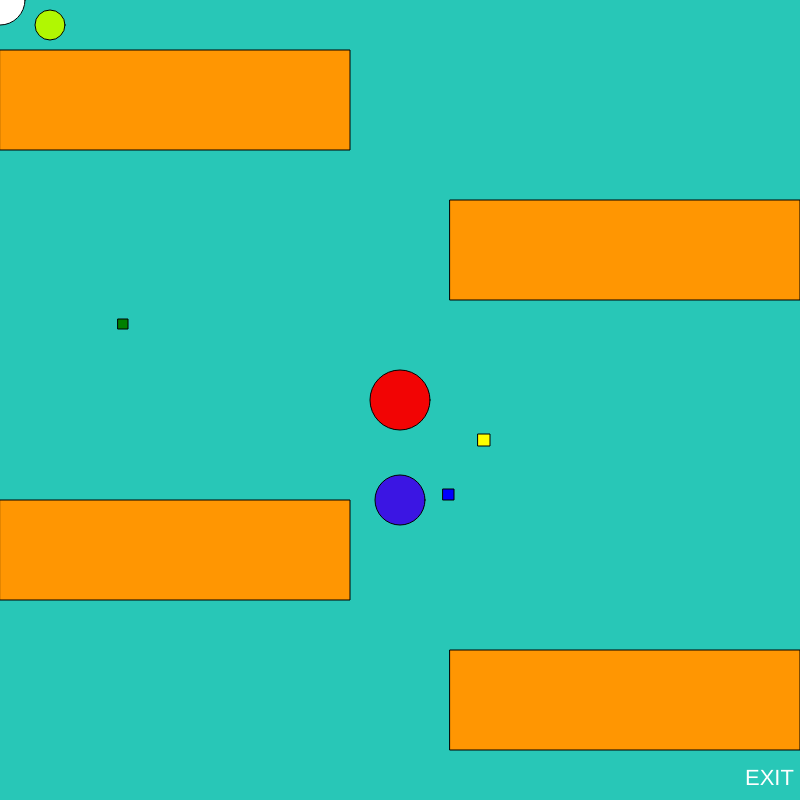
Frame 1 (no input)
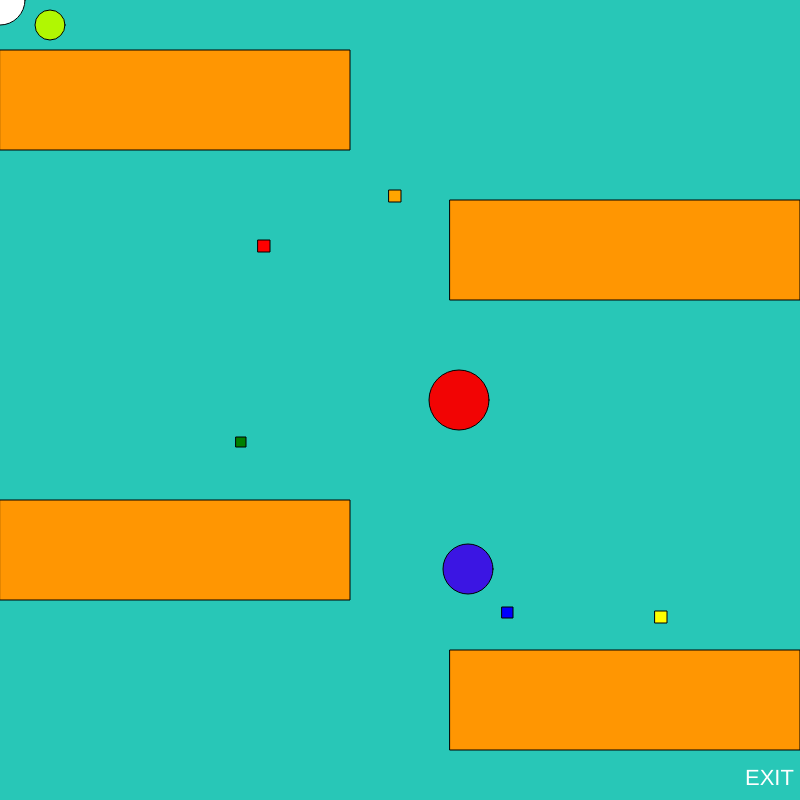
Frame 60 (no input)
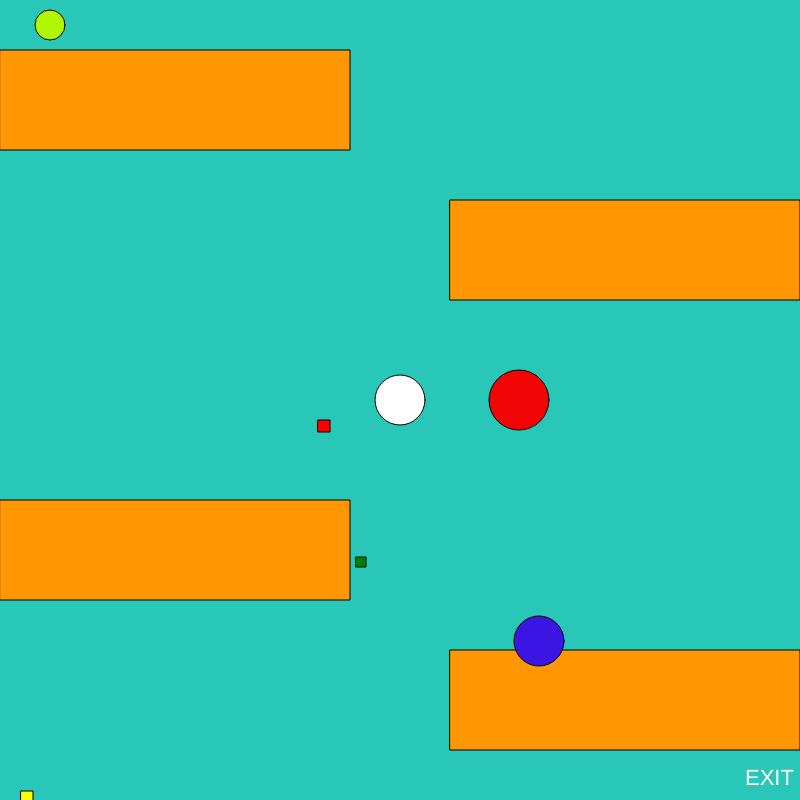
Frame 120 (the mouse pressed at the canvas centre since frame 60)

The p5.js sketch that drew these frames (run headless with seeded random() and noise() and a simulated clock; from frame 60 on, the mouse is pressed at the canvas centre):

// p5.js sketch
// ── sketch.js
var characterX = 50;
var characterY = 25;

var leftArrow = 37;
var upArrow = 38;
var rightArrow = 39;
var downArrow = 40;

var circleX = 400;
var circleY = 500;
var circleXSpeed;
var circleYSpeed;

var redCircleX;
var redCircleY = 400;
var redCircleSpeed;

var mouseCircleX;
var mouseCircleY;

var squares = [];
var squareColors = ['red', 'orange', 'yellow', 'green', 'blue'];

function setup() {
    createCanvas(800, 800);
    circleXSpeed = Math.floor(Math.random() * (Math.floor(Math.random() * 3)) + 1);
    circleYSpeed = Math.floor(Math.random() * (Math.floor(Math.random() * 3)) + 1);
    redCircleSpeed = Math.floor(Math.random() * (Math.floor(Math.random() * 4)) + 1);

    redCircleX = 400;

    for (var i = 0; i < 5; i++) {
        squares.push({
            x: Math.floor(Math.random() * 500),
            y: Math.floor(Math.random() * 500),
            size: Math.floor(Math.random() * 5) + 10,
            color: squareColors[i],
            xSpeed: Math.floor(Math.random() * 3) + 1,
            ySpeed: Math.floor(Math.random() * 3) + 1
        });
    }
}

function draw() {
    background(40, 199, 183);

    for (var i = 0; i < squares.length; i++) {
        drawSquare(squares[i]);
        moveSquare(squares[i]);
    }

    createCharacter();
    drawCharacter();
    characterMovement();

    drawRectObstacles();
    drawBlueCircle();
    moveBlueCircle();
    drawRedCircle();
    moveRedCircle();

    mouseClicked();
    drawExit();
    displayMessage();
}

function drawSquare(square) 
{
    fill(square.color);
    rect(square.x, square.y, square.size, square.size);
}

function moveSquare(square) 
{
    square.x += square.xSpeed;
    square.y += square.ySpeed;

    if (square.x > 800) 
    {
        square.x = 0 - square.size;
    } else if (square.x < 0 - square.size) 
    {
        square.x = 800;
    }
    if (square.y > 800) 
    {
        square.y = 0 - square.size;
    } else if (square.y < 0 - square.size) 
    {
        square.y = 800;
    }
}

function createCharacter() 
{
    // No need to redefine characterX and characterY here
}

function drawCharacter() 
{
    fill(177, 247, 2);
    circle(characterX, characterY, 30);
}

function characterMovement() 
{
    if (keyIsDown(upArrow)) 
    {
        characterY -= 15;
    }
    if (keyIsDown(downArrow)) 
    {
        characterY += 15;
    }
    if (keyIsDown(leftArrow)) 
    {
        characterX -= 15;
    }
    if (keyIsDown(rightArrow)) 
    {
        characterX += 15;
    }
}

function drawRectObstacles() 
{
    fill(255, 150, 2);
    rect(450, 200, 350, 100);
    rect(0, 50, 350, 100);
    rect(450, 650, 350, 100);
    rect(0, 500, 350, 100);
}

function drawBlueCircle() 
{
    fill(59, 21, 227);
    circle(circleX, circleY, 50);
}

function drawRedCircle() 
{
    fill(242, 4, 4);
    circle(redCircleX, redCircleY, 60);
}

function moveBlueCircle() {
    circleXSpeed = Math.floor(Math.random() * (Math.floor(Math.random() * 3)) + 1);
    circleYSpeed = Math.floor(Math.random() * (Math.floor(Math.random() * 3)) + 1);

    circleX += circleXSpeed;
    circleY += circleYSpeed;

    if (circleX > 800) 
    {
        circleX = 0;
    } else if (circleX < 0) 
    {
        circleX = 800;
    }
    if (circleY > 800) 
    {
        circleY = 0;
    } else if (circleY < 0) 
    {
        circleY = 800;
    }
}

function moveRedCircle() 
{
    redCircleX += redCircleSpeed;

    if (redCircleX > 800 || redCircleY < 0) 
    {
        redCircleX = 400;
    }
}

function mouseClicked()
 {
    mouseCircleX = mouseX;
    mouseCircleY = mouseY;

    fill(255, 255, 255);
    circle(mouseCircleX, mouseCircleY, 50);
}

function drawExit() 
{
    fill(255);
    textSize(22);
    text("EXIT", 745, 785);
}

function displayMessage()
 {
    if (characterX > 800 && characterY > 800 - 50) 
    {
        fill(0);
        stroke(15);
        textSize(30);
        text("Winner, Winner!", 400, 400);
    }
}

// ── main.html
<html>
    <head>
        <title>first p5.js page!</title>
        <script src="p5.min.js"></script>
        <script src="sketch.js"></script>
    </head>
    <body>

    </body>
</html>
